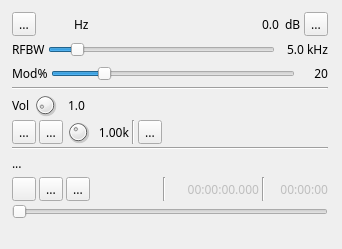
<?xml version="1.0" encoding="UTF-8"?>
<ui version="4.0">
 <class>AMModGUI</class>
 <widget class="RollupWidget" name="AMModGUI">
  <property name="geometry">
   <rect>
    <x>0</x>
    <y>0</y>
    <width>342</width>
    <height>249</height>
   </rect>
  </property>
  <property name="sizePolicy">
   <sizepolicy hsizetype="MinimumExpanding" vsizetype="Preferred">
    <horstretch>0</horstretch>
    <verstretch>0</verstretch>
   </sizepolicy>
  </property>
  <property name="minimumSize">
   <size>
    <width>0</width>
    <height>0</height>
   </size>
  </property>
  <property name="font">
   <font>
    <family>Sans Serif</family>
    <pointsize>9</pointsize>
   </font>
  </property>
  <property name="focusPolicy">
   <enum>Qt::StrongFocus</enum>
  </property>
  <property name="windowTitle">
   <string>AM Modulator</string>
  </property>
  <widget class="QWidget" name="settingsContainer" native="true">
   <property name="geometry">
    <rect>
     <x>10</x>
     <y>10</y>
     <width>320</width>
     <height>211</height>
    </rect>
   </property>
   <property name="minimumSize">
    <size>
     <width>280</width>
     <height>0</height>
    </size>
   </property>
   <property name="windowTitle">
    <string>Settings</string>
   </property>
   <layout class="QVBoxLayout" name="verticalLayout">
    <property name="spacing">
     <number>3</number>
    </property>
    <property name="margin">
     <number>2</number>
    </property>
    <item>
     <layout class="QHBoxLayout" name="deltaFreqPowLayout">
      <item>
       <layout class="QHBoxLayout" name="deltaFrequencyLayout">
        <item>
         <widget class="QToolButton" name="deltaMinus">
          <property name="toolTip">
           <string>Frequency shift direction</string>
          </property>
          <property name="text">
           <string>...</string>
          </property>
          <property name="icon">
           <iconset>
            <selectedoff>:/plus.png</selectedoff>
            <selectedon>:/minus.png</selectedon>
           </iconset>
          </property>
          <property name="checkable">
           <bool>true</bool>
          </property>
         </widget>
        </item>
        <item>
         <widget class="ValueDial" name="deltaFrequency" native="true">
          <property name="sizePolicy">
           <sizepolicy hsizetype="Maximum" vsizetype="Maximum">
            <horstretch>0</horstretch>
            <verstretch>0</verstretch>
           </sizepolicy>
          </property>
          <property name="minimumSize">
           <size>
            <width>32</width>
            <height>16</height>
           </size>
          </property>
          <property name="font">
           <font>
            <family>Monospace</family>
            <pointsize>12</pointsize>
           </font>
          </property>
          <property name="cursor">
           <cursorShape>SizeVerCursor</cursorShape>
          </property>
          <property name="focusPolicy">
           <enum>Qt::StrongFocus</enum>
          </property>
          <property name="toolTip">
           <string>Demod shift frequency from center in Hz</string>
          </property>
         </widget>
        </item>
        <item>
         <widget class="QLabel" name="deltaUnits">
          <property name="text">
           <string>Hz </string>
          </property>
         </widget>
        </item>
        <item>
         <spacer name="horizontalSpacer">
          <property name="orientation">
           <enum>Qt::Horizontal</enum>
          </property>
          <property name="sizeHint" stdset="0">
           <size>
            <width>40</width>
            <height>20</height>
           </size>
          </property>
         </spacer>
        </item>
       </layout>
      </item>
      <item>
       <layout class="QHBoxLayout" name="channelPowerLayout">
        <item>
         <widget class="QLabel" name="channelPower">
          <property name="toolTip">
           <string>Channel power</string>
          </property>
          <property name="layoutDirection">
           <enum>Qt::RightToLeft</enum>
          </property>
          <property name="text">
           <string>0.0</string>
          </property>
         </widget>
        </item>
        <item>
         <widget class="QLabel" name="channelPowerUnits">
          <property name="text">
           <string> dB</string>
          </property>
         </widget>
        </item>
        <item>
         <widget class="QToolButton" name="audioMute">
          <property name="toolTip">
           <string>Mute/Unmute audio</string>
          </property>
          <property name="text">
           <string>...</string>
          </property>
          <property name="icon">
           <iconset resource="../../../sdrbase/resources/res.qrc">
            <normaloff>:/sound_on.png</normaloff>
            <normalon>:/sound_off.png</normalon>:/sound_on.png</iconset>
          </property>
          <property name="checkable">
           <bool>true</bool>
          </property>
         </widget>
        </item>
       </layout>
      </item>
     </layout>
    </item>
    <item>
     <layout class="QHBoxLayout" name="rfBandwidthLayout">
      <item>
       <widget class="QLabel" name="label">
        <property name="text">
         <string>RFBW</string>
        </property>
       </widget>
      </item>
      <item>
       <widget class="QSlider" name="rfBW">
        <property name="toolTip">
         <string>Demodulator (RF) bandwidth</string>
        </property>
        <property name="minimum">
         <number>10</number>
        </property>
        <property name="maximum">
         <number>400</number>
        </property>
        <property name="pageStep">
         <number>1</number>
        </property>
        <property name="value">
         <number>50</number>
        </property>
        <property name="orientation">
         <enum>Qt::Horizontal</enum>
        </property>
       </widget>
      </item>
      <item>
       <widget class="QLabel" name="rfBWText">
        <property name="minimumSize">
         <size>
          <width>50</width>
          <height>0</height>
         </size>
        </property>
        <property name="text">
         <string>5.0 kHz</string>
        </property>
        <property name="alignment">
         <set>Qt::AlignRight|Qt::AlignTrailing|Qt::AlignVCenter</set>
        </property>
       </widget>
      </item>
     </layout>
    </item>
    <item>
     <layout class="QHBoxLayout" name="modPercentLayout">
      <item>
       <widget class="QLabel" name="pLabel">
        <property name="text">
         <string>Mod%</string>
        </property>
       </widget>
      </item>
      <item>
       <widget class="QSlider" name="modPercent">
        <property name="sizePolicy">
         <sizepolicy hsizetype="Expanding" vsizetype="Minimum">
          <horstretch>0</horstretch>
          <verstretch>0</verstretch>
         </sizepolicy>
        </property>
        <property name="minimumSize">
         <size>
          <width>0</width>
          <height>0</height>
         </size>
        </property>
        <property name="toolTip">
         <string>Modulation percentage</string>
        </property>
        <property name="maximum">
         <number>100</number>
        </property>
        <property name="pageStep">
         <number>1</number>
        </property>
        <property name="value">
         <number>20</number>
        </property>
        <property name="orientation">
         <enum>Qt::Horizontal</enum>
        </property>
       </widget>
      </item>
      <item>
       <widget class="QLabel" name="modPercentText">
        <property name="minimumSize">
         <size>
          <width>30</width>
          <height>0</height>
         </size>
        </property>
        <property name="text">
         <string>20</string>
        </property>
        <property name="alignment">
         <set>Qt::AlignRight|Qt::AlignTrailing|Qt::AlignVCenter</set>
        </property>
       </widget>
      </item>
     </layout>
    </item>
    <item>
     <widget class="Line" name="line_4">
      <property name="orientation">
       <enum>Qt::Horizontal</enum>
      </property>
     </widget>
    </item>
    <item>
     <layout class="QHBoxLayout" name="volumeLayout">
      <item>
       <widget class="QLabel" name="volLabel">
        <property name="text">
         <string>Vol</string>
        </property>
       </widget>
      </item>
      <item>
       <widget class="QDial" name="volume">
        <property name="maximumSize">
         <size>
          <width>24</width>
          <height>24</height>
         </size>
        </property>
        <property name="toolTip">
         <string>Audio input gain</string>
        </property>
        <property name="maximum">
         <number>100</number>
        </property>
        <property name="pageStep">
         <number>1</number>
        </property>
        <property name="value">
         <number>10</number>
        </property>
       </widget>
      </item>
      <item>
       <widget class="QLabel" name="volumeText">
        <property name="minimumSize">
         <size>
          <width>25</width>
          <height>0</height>
         </size>
        </property>
        <property name="toolTip">
         <string>Audio input gain value</string>
        </property>
        <property name="statusTip">
         <string/>
        </property>
        <property name="text">
         <string>1.0</string>
        </property>
        <property name="alignment">
         <set>Qt::AlignRight|Qt::AlignTrailing|Qt::AlignVCenter</set>
        </property>
       </widget>
      </item>
      <item>
       <widget class="LevelMeterVU" name="volumeMeter" native="true">
        <property name="sizePolicy">
         <sizepolicy hsizetype="Expanding" vsizetype="Preferred">
          <horstretch>0</horstretch>
          <verstretch>0</verstretch>
         </sizepolicy>
        </property>
        <property name="toolTip">
         <string>Level (% full range) top trace: average, bottom trace: instantaneous peak, tip: peak hold</string>
        </property>
       </widget>
      </item>
     </layout>
    </item>
    <item>
     <layout class="QHBoxLayout" name="recordFileSelectLayout">
      <item>
       <widget class="ButtonSwitch" name="tone">
        <property name="toolTip">
         <string>Tone modulation</string>
        </property>
        <property name="text">
         <string>...</string>
        </property>
        <property name="icon">
         <iconset resource="../../../sdrbase/resources/res.qrc">
          <normaloff>:/carrier.png</normaloff>:/carrier.png</iconset>
        </property>
       </widget>
      </item>
      <item>
       <widget class="ButtonSwitch" name="morseKeyer">
        <property name="toolTip">
         <string>Morse keyer at tone frequency</string>
        </property>
        <property name="text">
         <string>...</string>
        </property>
        <property name="icon">
         <iconset resource="../../../sdrbase/resources/res.qrc">
          <normaloff>:/morsekey.png</normaloff>:/morsekey.png</iconset>
        </property>
       </widget>
      </item>
      <item>
       <widget class="QDial" name="toneFrequency">
        <property name="maximumSize">
         <size>
          <width>24</width>
          <height>24</height>
         </size>
        </property>
        <property name="toolTip">
         <string>Tone frequency</string>
        </property>
        <property name="minimum">
         <number>10</number>
        </property>
        <property name="maximum">
         <number>250</number>
        </property>
        <property name="pageStep">
         <number>1</number>
        </property>
        <property name="value">
         <number>100</number>
        </property>
       </widget>
      </item>
      <item>
       <widget class="QLabel" name="toneFrequencyText">
        <property name="minimumSize">
         <size>
          <width>36</width>
          <height>0</height>
         </size>
        </property>
        <property name="toolTip">
         <string>Tone frequency (kHz)</string>
        </property>
        <property name="text">
         <string>1.00k</string>
        </property>
        <property name="alignment">
         <set>Qt::AlignRight|Qt::AlignTrailing|Qt::AlignVCenter</set>
        </property>
       </widget>
      </item>
      <item>
       <widget class="Line" name="line_2">
        <property name="orientation">
         <enum>Qt::Vertical</enum>
        </property>
       </widget>
      </item>
      <item>
       <widget class="ButtonSwitch" name="mic">
        <property name="toolTip">
         <string>Audio input</string>
        </property>
        <property name="text">
         <string>...</string>
        </property>
        <property name="icon">
         <iconset resource="../../../sdrbase/resources/res.qrc">
          <normaloff>:/microphone.png</normaloff>:/microphone.png</iconset>
        </property>
        <property name="checkable">
         <bool>true</bool>
        </property>
       </widget>
      </item>
      <item>
       <spacer name="horizontalSpacer_3">
        <property name="orientation">
         <enum>Qt::Horizontal</enum>
        </property>
        <property name="sizeHint" stdset="0">
         <size>
          <width>40</width>
          <height>20</height>
         </size>
        </property>
       </spacer>
      </item>
     </layout>
    </item>
    <item>
     <widget class="Line" name="line_3">
      <property name="orientation">
       <enum>Qt::Horizontal</enum>
      </property>
     </widget>
    </item>
    <item>
     <layout class="QHBoxLayout" name="fileNameLayout">
      <item>
       <widget class="QLabel" name="recordFileText">
        <property name="text">
         <string>...</string>
        </property>
       </widget>
      </item>
     </layout>
    </item>
    <item>
     <layout class="QHBoxLayout" name="playControllLayout">
      <item>
       <widget class="QPushButton" name="showFileDialog">
        <property name="minimumSize">
         <size>
          <width>24</width>
          <height>24</height>
         </size>
        </property>
        <property name="maximumSize">
         <size>
          <width>24</width>
          <height>24</height>
         </size>
        </property>
        <property name="toolTip">
         <string>Open record file (48 kHz 32 bit float LE mono)</string>
        </property>
        <property name="text">
         <string/>
        </property>
        <property name="icon">
         <iconset resource="../../../sdrbase/resources/res.qrc">
          <normaloff>:/preset-load.png</normaloff>:/preset-load.png</iconset>
        </property>
       </widget>
      </item>
      <item>
       <widget class="ButtonSwitch" name="playLoop">
        <property name="toolTip">
         <string>Play record file in a loop</string>
        </property>
        <property name="text">
         <string>...</string>
        </property>
        <property name="icon">
         <iconset resource="../../../sdrbase/resources/res.qrc">
          <normaloff>:/playloop.png</normaloff>:/playloop.png</iconset>
        </property>
       </widget>
      </item>
      <item>
       <widget class="ButtonSwitch" name="play">
        <property name="toolTip">
         <string>Record file play/pause</string>
        </property>
        <property name="text">
         <string>...</string>
        </property>
        <property name="icon">
         <iconset resource="../../../sdrbase/resources/res.qrc">
          <normaloff>:/play.png</normaloff>
          <normalon>:/pause.png</normalon>
          <disabledoff>:/play.png</disabledoff>
          <disabledon>:/play.png</disabledon>:/play.png</iconset>
        </property>
       </widget>
      </item>
      <item>
       <spacer name="horizontalSpacer_2">
        <property name="orientation">
         <enum>Qt::Horizontal</enum>
        </property>
        <property name="sizeHint" stdset="0">
         <size>
          <width>40</width>
          <height>20</height>
         </size>
        </property>
       </spacer>
      </item>
      <item>
       <widget class="Line" name="linePlay1">
        <property name="orientation">
         <enum>Qt::Vertical</enum>
        </property>
       </widget>
      </item>
      <item>
       <widget class="QLabel" name="relTimeText">
        <property name="enabled">
         <bool>false</bool>
        </property>
        <property name="minimumSize">
         <size>
          <width>90</width>
          <height>0</height>
         </size>
        </property>
        <property name="toolTip">
         <string>Record time from start</string>
        </property>
        <property name="text">
         <string>00:00:00.000</string>
        </property>
        <property name="alignment">
         <set>Qt::AlignRight|Qt::AlignTrailing|Qt::AlignVCenter</set>
        </property>
       </widget>
      </item>
      <item>
       <widget class="Line" name="linePlay2">
        <property name="orientation">
         <enum>Qt::Vertical</enum>
        </property>
       </widget>
      </item>
      <item>
       <widget class="QLabel" name="recordLengthText">
        <property name="enabled">
         <bool>false</bool>
        </property>
        <property name="minimumSize">
         <size>
          <width>60</width>
          <height>0</height>
         </size>
        </property>
        <property name="toolTip">
         <string>Total record time</string>
        </property>
        <property name="text">
         <string>00:00:00</string>
        </property>
        <property name="alignment">
         <set>Qt::AlignRight|Qt::AlignTrailing|Qt::AlignVCenter</set>
        </property>
       </widget>
      </item>
     </layout>
    </item>
    <item>
     <layout class="QHBoxLayout" name="horizontalLayout_nav">
      <item>
       <widget class="QSlider" name="navTimeSlider">
        <property name="toolTip">
         <string>Record file time navigator</string>
        </property>
        <property name="maximum">
         <number>100</number>
        </property>
        <property name="pageStep">
         <number>1</number>
        </property>
        <property name="orientation">
         <enum>Qt::Horizontal</enum>
        </property>
       </widget>
      </item>
     </layout>
    </item>
   </layout>
  </widget>
 </widget>
 <customwidgets>
  <customwidget>
   <class>ButtonSwitch</class>
   <extends>QToolButton</extends>
   <header>gui/buttonswitch.h</header>
  </customwidget>
  <customwidget>
   <class>RollupWidget</class>
   <extends>QWidget</extends>
   <header>gui/rollupwidget.h</header>
   <container>1</container>
  </customwidget>
  <customwidget>
   <class>ValueDial</class>
   <extends>QWidget</extends>
   <header>gui/valuedial.h</header>
   <container>1</container>
  </customwidget>
  <customwidget>
   <class>LevelMeterVU</class>
   <extends>QWidget</extends>
   <header>gui/levelmeter.h</header>
   <container>1</container>
  </customwidget>
 </customwidgets>
 <resources>
  <include location="../../../sdrbase/resources/res.qrc"/>
 </resources>
 <connections/>
</ui>
